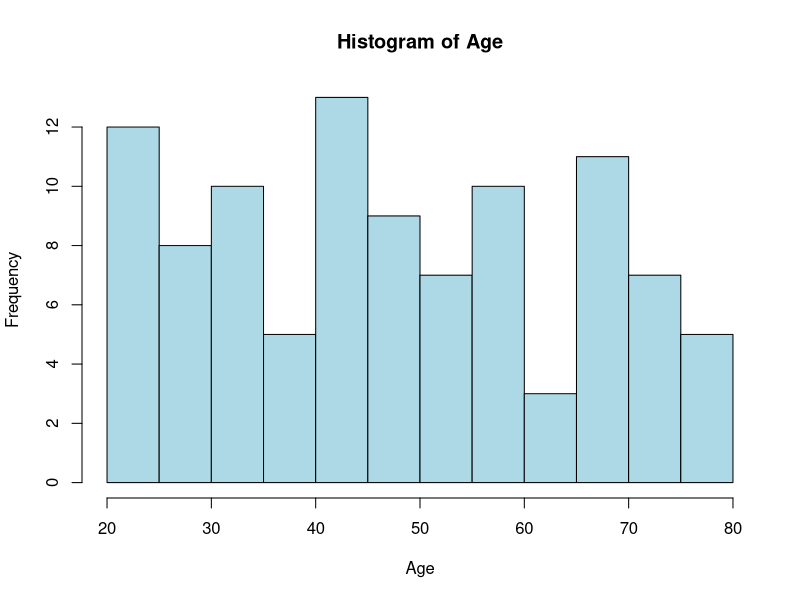
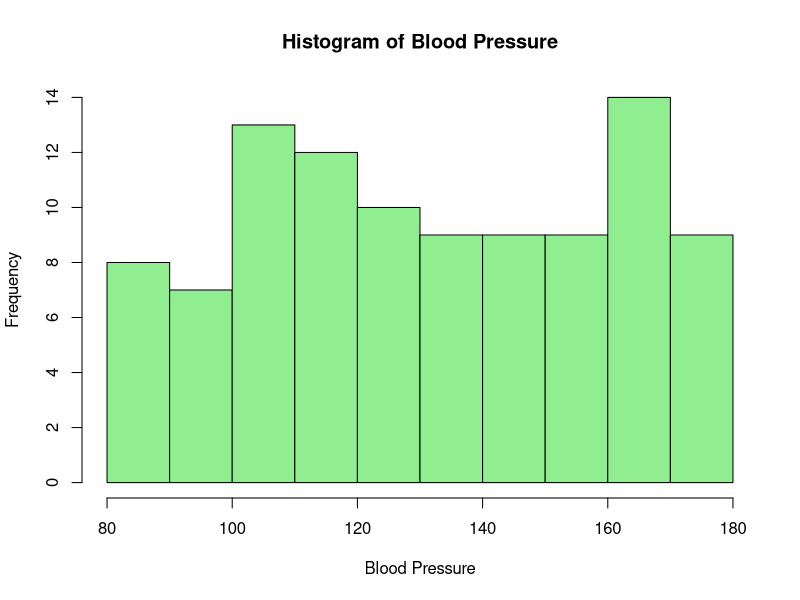
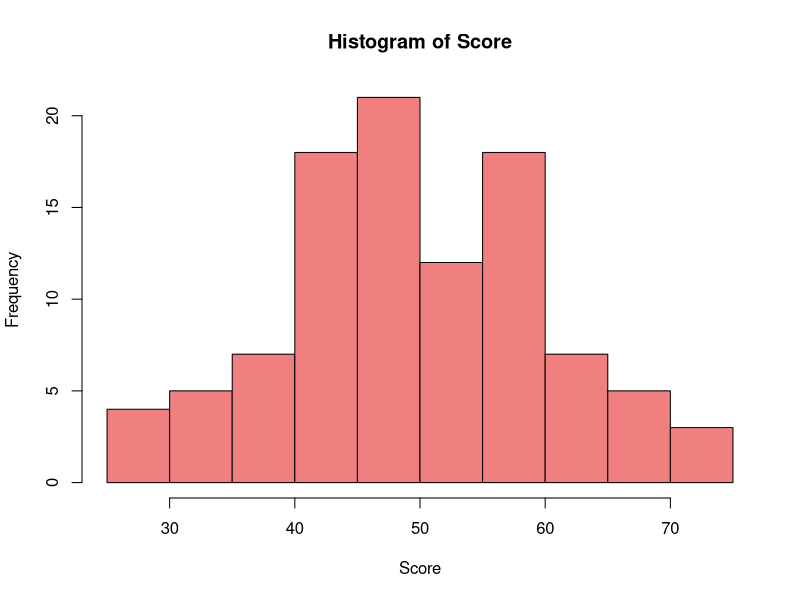

Write R code to recreate these figures, in order. (Note: this script raises an error after producing the figures.)
# Load necessary libraries
library(ggplot2)
library(dplyr)

# 1. Create Random Data

# Create a data frame with random data
set.seed(123)  # For reproducibility
data <- data.frame(
  Age = sample(18:80, 100, replace = TRUE),
  BloodPressure = sample(80:180, 100, replace = TRUE),
  Score = rnorm(100, mean = 50, sd = 10)
)

# 2. Basic Statistics

# Calculate basic statistics
mean_age <- mean(data$Age)
median_age <- median(data$Age)
sd_age <- sd(data$Age)

mean_bp <- mean(data$BloodPressure)
median_bp <- median(data$BloodPressure)
sd_bp <- sd(data$BloodPressure)

mean_score <- mean(data$Score)
median_score <- median(data$Score)
sd_score <- sd(data$Score)

cat("Mean Age:", mean_age, "\n")
cat("Median Age:", median_age, "\n")
cat("Standard Deviation of Age:", sd_age, "\n")

cat("Mean Blood Pressure:", mean_bp, "\n")
cat("Median Blood Pressure:", median_bp, "\n")
cat("Standard Deviation of Blood Pressure:", sd_bp, "\n")

cat("Mean Score:", mean_score, "\n")
cat("Median Score:", median_score, "\n")
cat("Standard Deviation of Score:", sd_score, "\n")

# 3. Plotting Histograms

# Plot histogram for Age
hist(data$Age, breaks = 10, main = "Histogram of Age", xlab = "Age", col = "lightblue")

# Plot histogram for Blood Pressure
hist(data$BloodPressure, breaks = 10, main = "Histogram of Blood Pressure", xlab = "Blood Pressure", col = "lightgreen")

# Plot histogram for Score
hist(data$Score, breaks = 10, main = "Histogram of Score", xlab = "Score", col = "lightcoral")

# 4. Boxplots

# Create boxplots
boxplot(Age ~ 1, data = data, main = "Boxplot of Age", ylab = "Age", col = "lightblue")
boxplot(BloodPressure ~ 1, data = data, main = "Boxplot of Blood Pressure", ylab = "Blood Pressure", col = "lightgreen")
boxplot(Score ~ 1, data = data, main = "Boxplot of Score", ylab = "Score", col = "lightcoral")

# 5. Normalization

# Min-Max Normalization
min_max_normalized <- (data$Score - min(data$Score)) / (max(data$Score) - min(data$Score))
cat("Min-Max Normalized Score:\n")
print(min_max_normalized)

# Z-Score Normalization
z_score_normalized <- (data$Score - mean(data$Score)) / sd(data$Score)
cat("Z-Score Normalized Score:\n")
print(z_score_normalized)

# 6. Linear Regression

# Fit a linear regression model
model <- lm(BloodPressure ~ Age + Score, data = data)

# Summary of the model
summary(model)

# Plot the relationship between Age and BloodPressure
plot(data$Age, data$BloodPressure, xlab = "Age", ylab = "Blood Pressure", main = "Scatterplot of Age vs Blood Pressure")
abline(lm(BloodPressure ~ Age, data = data), col = "red")